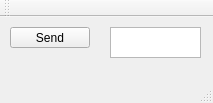
<?xml version="1.0" encoding="UTF-8"?>
<ui version="4.0">
 <class>MainWindow</class>
 <widget class="QMainWindow" name="MainWindow">
  <property name="geometry">
   <rect>
    <x>0</x>
    <y>0</y>
    <width>213</width>
    <height>103</height>
   </rect>
  </property>
  <property name="windowTitle">
   <string>MainWindow</string>
  </property>
  <widget class="QWidget" name="centralWidget">
   <widget class="QPushButton" name="sendButton">
    <property name="geometry">
     <rect>
      <x>10</x>
      <y>10</y>
      <width>80</width>
      <height>21</height>
     </rect>
    </property>
    <property name="text">
     <string>Send</string>
    </property>
   </widget>
   <widget class="QTextEdit" name="textDataToSend">
    <property name="geometry">
     <rect>
      <x>110</x>
      <y>10</y>
      <width>91</width>
      <height>31</height>
     </rect>
    </property>
   </widget>
  </widget>
  <widget class="QMenuBar" name="menuBar">
   <property name="geometry">
    <rect>
     <x>0</x>
     <y>0</y>
     <width>213</width>
     <height>20</height>
    </rect>
   </property>
  </widget>
  <widget class="QToolBar" name="mainToolBar">
   <attribute name="toolBarArea">
    <enum>TopToolBarArea</enum>
   </attribute>
   <attribute name="toolBarBreak">
    <bool>false</bool>
   </attribute>
  </widget>
  <widget class="QStatusBar" name="statusBar"/>
 </widget>
 <layoutdefault spacing="6" margin="11"/>
 <resources/>
 <connections/>
 <slots>
  <slot>handleSendButton()</slot>
 </slots>
</ui>
